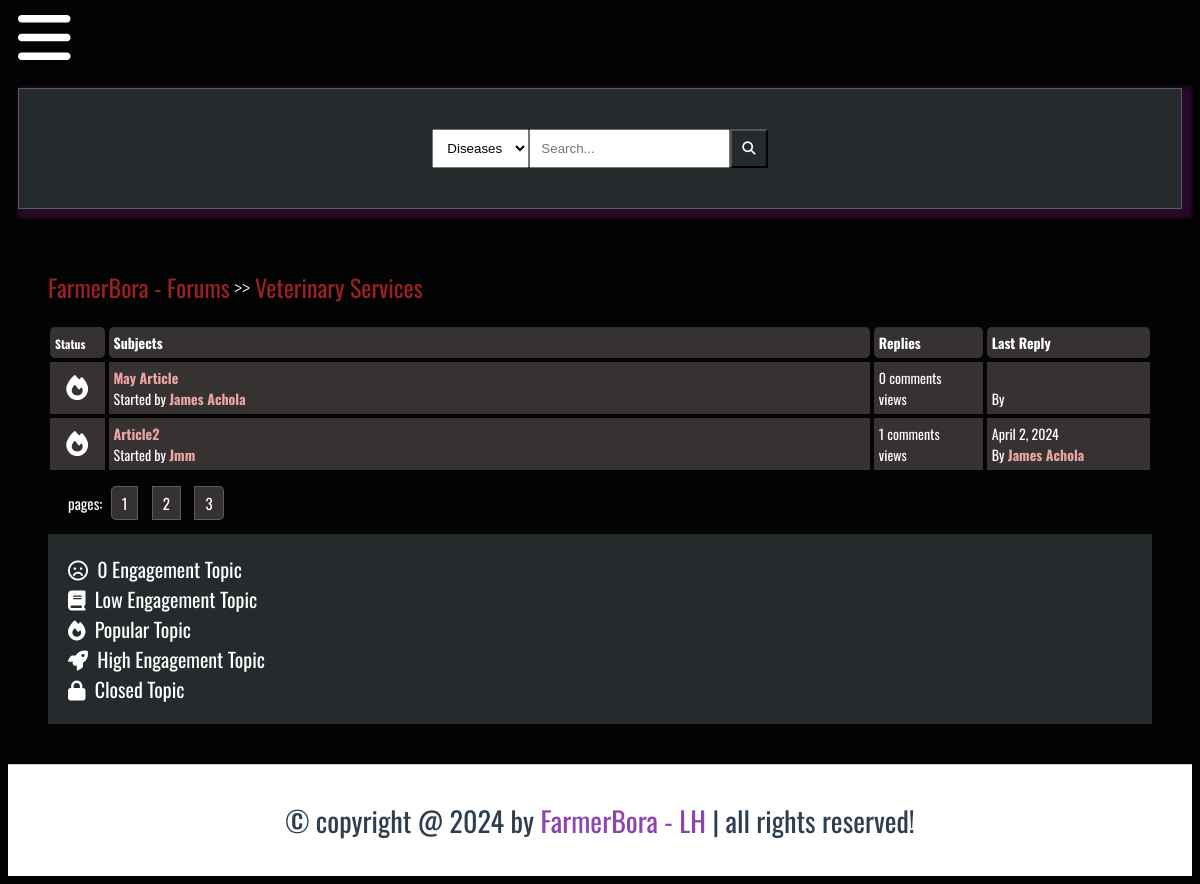
Before: /posts/veterinary-services/ with the older database file.
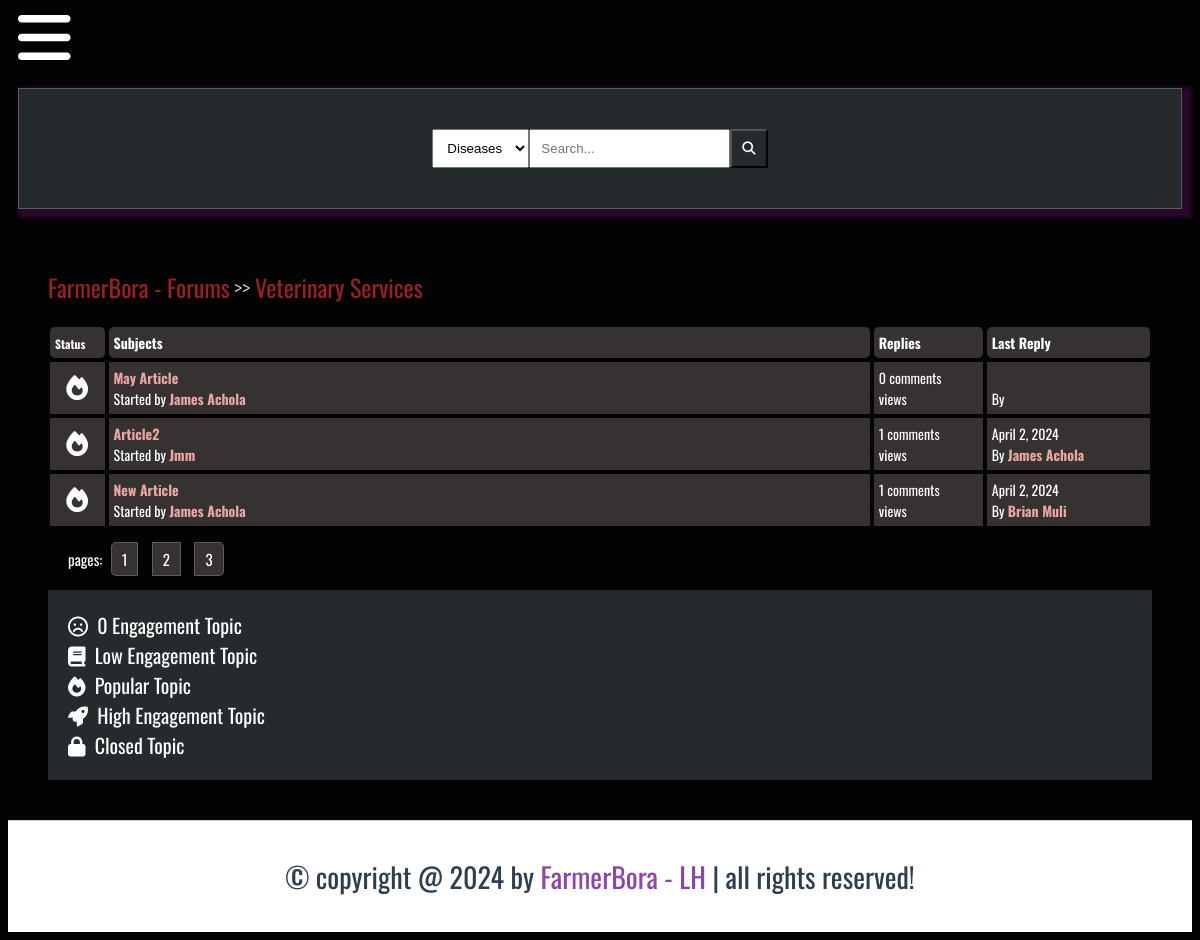
After: the same page with the newer database file.
### FarmerBora_App/models.py (models this page shows, shortened)
class Post(models.Model):
    title = models.CharField(max_length=100)
    slug = models.SlugField(max_length=400, unique=True, blank=True)
    user = models.ForeignKey(Author, on_delete=models.CASCADE)
    content = HTMLField()
    categories = models.ManyToManyField(Category)
    date = models.DateTimeField(auto_now_add=True)
    approved = models.BooleanField(default=True)
    hit_count_generic = GenericRelation(
        HitCount,
        object_id_field="object_pk",
        related_query_name="hit_count_generic_relation",
    )
    tags = TaggableManager()
    comments = models.ManyToManyField(Comment, blank=True)
    def get_url(self):
        return reverse("details", kwargs={"slug": self.slug})
    @property
    def num_comments(self):
        return self.comments.count()
    @property
    def last_reply(self):
        return self.comments.latest("date")

class Author(models.Model):
    user = models.ForeignKey(User, on_delete=models.CASCADE)
    fullname = models.CharField(max_length=100)
    slug = models.SlugField(max_length=400, unique=True, blank=True)
    bio = HTMLField()
    points = models.IntegerField(default=0)
    profile_pic = ResizedImageField(
        size=[50, 80],
        upload_to="authors",
        quality=100,
        default=None,
        null=True,
        blank=True,
    )

class Comment(models.Model):
    user = models.ForeignKey(Author, on_delete=models.CASCADE)
    content = models.TextField()
    date = models.DateTimeField(auto_now_add=True)
    replies = models.ManyToManyField(Reply, blank=True)

### FarmerBora_App/views.py (the view)
# urls.py: path("posts/<slug>/", views.posts, name="posts"),
def posts(request, slug):
    category = get_object_or_404(Category, slug=slug)
    posts = Post.objects.filter(approved=True, categories=category)
    context = {
        "posts": posts,
        "forum": category,
    }
    return render(request, "posts.html", context)

### FarmerBora_App/models.py (called while the page is built)
    def get_url(self):
        return reverse("posts", kwargs={"slug": self.slug})

### FarmerBora_App/templates/posts.html
{% extends 'baseforum.html' %}
{%load hitcount_tags %}
{% block content %}
<div class="container">
    <div class="navigate">
        <span><a href="{% url 'forum' %}" class="subforum-link">FarmerBora - Forums</a> >> <a href="{{forum.get_url}}"
                class="subforum-link">{{forum.title}}</a></span>
    </div>
    <div class="posts-table">
        <div class="table-head">
            <div class="status"><small>Status</small></div>
            <div class="subjects">Subjects</div>
            <div class="replies">Replies</div>
            <div class="last-reply">Last Reply</div>
        </div>
        {% for post in posts%}
        <div class="table-row">
            <div class="status"><i class="fa fa-fire"></i></div>
            <div class="subjects"><a href="{{post.get_url}}" class="subforum-link">{{post.title}}</a> <br><span> Started
                    by
                    <b><a href="#" class="subforum-link">{{post.user.fullname|title}}</a></b></span></div>
            <div class="replies">{{post.num_comments}} comments <br> {%get_hit_count for post %} views</div>
            <div class="last-reply">{{post.last_reply.date|date}} <br> By <b><a href="#"
                        class="subforum-link">{{post.last_reply.user.fullname|title}}</a></b>
            </div>
        </div>
        {% endfor %}
    </div>
    <div class="pagination">
        pages: <a href="#">1</a> <a href="#">2</a> <a href="#">3</a>
    </div>
    <div class="note">
        <span>
            <i class="fa fa-frown-o"></i>&nbsp; 0 Engagement Topic<br>
        </span>
        <span>
            <i class="fa fa-book"></i>&nbsp; Low Engagement Topic<br>
        </span>
        <span>
            <i class="fa fa-fire"></i>&nbsp; Popular Topic<br>
        </span>
        <span>
            <i class="fa fa-rocket"></i>&nbsp; High Engagement Topic<br>
        </span>
        <span>
            <i class="fa fa-lock"></i>&nbsp; Closed Topic<br>
        </span>
    </div>
</div>
{% endblock %}

Changed rows visible on the page:
now on this page (row edited): Post: title "New Article", user.fullname "James Achola", num_comments "1", last_reply "April 2, 2024", last_reply.user.fullname "Brian Muli"
